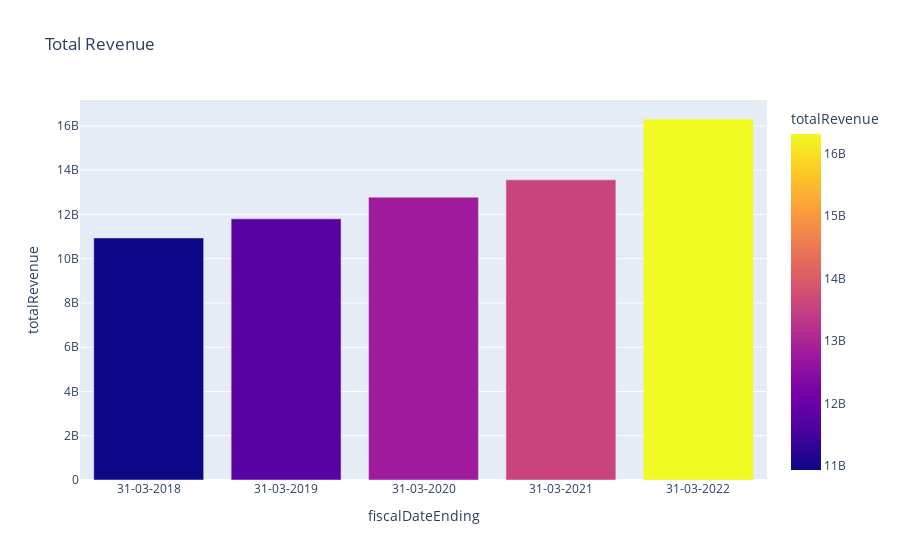

Notebook code cell kept with this figure:
### Code cell
import plotly.express as px
fig = px.bar(income_statement, x='fiscalDateEnding', y='totalRevenue', title='Total Revenue', color='totalRevenue', hover_data=['ebitda', 'netIncome'])
fig.show()

### Figure 1 — Plotly figure (JSON) as saved in the notebook; plotly's stock layout.template omitted (floating-point values rounded to 4 significant figures)
{"data": [{"alignmentgroup": "True", "customdata": [[3432000000, 2486000000], [3289000000, 2199000000], [3519000000, 2331000000], [4053000000, 2613000000], [4524000000, 2963000000]], "hovertemplate": "fiscalDateEnding=%{x}<br>totalRevenue=%{marker.color}<br>ebitda=%{customdata[0]}<br>netIncome=%{customdata[1]}<extra></extra>", "legendgroup": "", "marker": {"color": [10939000000, 11799000000, 12780000000, 13561000000, 16311000000], "coloraxis": "coloraxis", "pattern": {"shape": ""}}, "name": "", "offsetgroup": "", "orientation": "v", "showlegend": false, "textposition": "auto", "type": "bar", "x": ["31-03-2018", "31-03-2019", "31-03-2020", "31-03-2021", "31-03-2022"], "xaxis": "x", "y": [10939000000, 11799000000, 12780000000, 13561000000, 16311000000], "yaxis": "y"}], "layout": {"barmode": "relative", "coloraxis": {"colorbar": {"title": {"text": "totalRevenue"}}, "colorscale": [[0, "#0d0887"], [0.1111, "#46039f"], [0.2222, "#7201a8"], [0.3333, "#9c179e"], [0.4444, "#bd3786"], [0.5556, "#d8576b"], [0.6667, "#ed7953"], [0.7778, "#fb9f3a"], [0.8889, "#fdca26"], [1, "#f0f921"]]}, "legend": {"tracegroupgap": 0}, "title": {"text": "Total Revenue"}, "xaxis": {"anchor": "y", "domain": [0, 1], "title": {"text": "fiscalDateEnding"}}, "yaxis": {"anchor": "x", "domain": [0, 1], "title": {"text": "totalRevenue"}}}}
